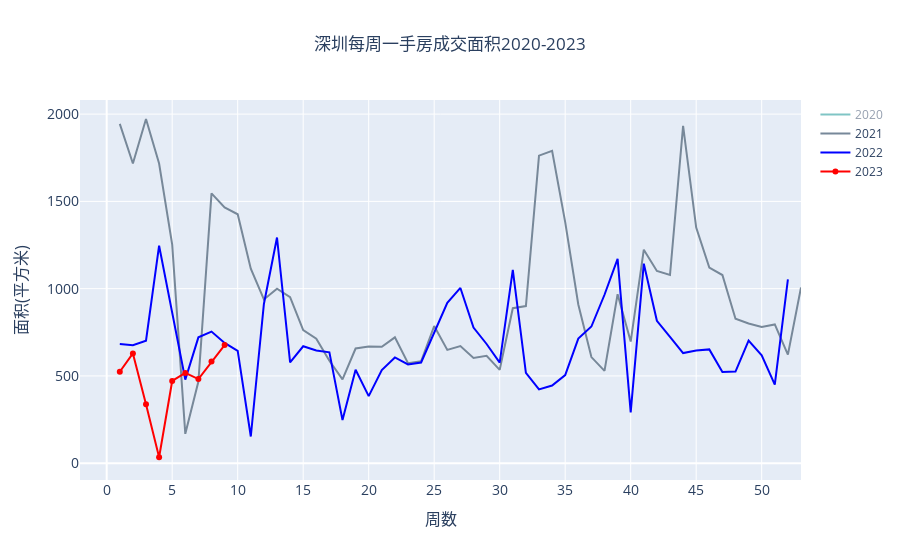

Write notebook code for a chart like this one.
### Code cell
# fig.update_layout(barmode='group')
fig.update_layout(title_text='深圳每周一手房成交面积2020-2023', title_x=0.5,
                 yaxis=dict(
        title='面积(平方米)',
        titlefont_size=16,
        tickfont_size=14),
                 xaxis=dict(
        title='周数',
        titlefont_size=16,
        tickfont_size=14, 
        dtick = 5))

### Figure 1 — Plotly figure (JSON) as saved in the notebook; plotly's stock layout.template omitted (floating-point values rounded to 4 significant figures)
{"data": [{"marker": {"color": "darkcyan"}, "name": "2020", "type": "scatter", "visible": "legendonly", "x": [1, 2, 3, 4, 6, 7, 8, 9, 10, 11, 12, 13, 14, 15, 16, 17, 18, 19, 20, 21, 22, 23, 24, 25, 26, 27, 28, 29, 30, 31, 32, 33, 34, 35, 36, 37, 38, 39, 40, 41, 42, 43, 44, 45, 46, 47, 48, 49, 50, 51, 52, 53], "y": [774, 1178, 813, 58, 90, 99, 284, 413, 775, 833, 792, 569, 818, 811, 773, 697, 714, 556, 860, 759, 732, 1089, 750, 704, 605, 827, 949, 873, 562, 833, 1036, 908, 929, 748, 962, 1410, 1354, 908, 576, 552, 1279, 1379, 1373, 1464, 1578, 1540, 1404, 1380, 1536, 1163, 902, 450]}, {"marker": {"color": "lightslategray"}, "name": "2021", "type": "scatter", "x": [1, 2, 3, 4, 5, 6, 7, 8, 9, 10, 11, 12, 13, 14, 15, 16, 17, 18, 19, 20, 21, 22, 23, 24, 25, 26, 27, 28, 29, 30, 31, 32, 33, 34, 35, 36, 37, 38, 39, 40, 41, 42, 43, 44, 45, 46, 47, 48, 49, 50, 51, 52, 53], "y": [1944, 1717, 1972, 1717, 1252, 168, 468, 1546, 1465, 1426, 1114, 938, 1000, 951, 763, 713, 587, 480, 657, 669, 667, 721, 573, 584, 786, 649, 671, 603, 615, 535, 888, 900, 1762, 1790, 1381, 909, 608, 529, 968, 697, 1223, 1101, 1078, 1933, 1350, 1121, 1078, 828, 800, 781, 795, 622, 1007]}, {"marker": {"color": "blue"}, "name": "2022", "type": "scatter", "x": [1, 2, 3, 4, 6, 7, 8, 9, 10, 11, 12, 13, 14, 15, 16, 17, 18, 19, 20, 21, 22, 23, 24, 25, 26, 27, 28, 29, 30, 31, 32, 33, 34, 35, 36, 37, 38, 39, 40, 41, 42, 43, 44, 45, 46, 47, 48, 49, 50, 51, 52], "y": [683, 676, 702, 1246, 479, 721, 754, 689, 643, 153, 912, 1293, 578, 670, 646, 635, 247, 535, 384, 534, 606, 566, 577, 747, 919, 1004, 777, 683, 576, 1107, 517, 423, 445, 505, 714, 783, 965, 1171, 291, 1143, 816, 724, 631, 645, 652, 522, 525, 702, 618, 450, 1053]}, {"marker": {"color": "red"}, "name": "2023", "type": "scatter", "x": [1, 2, 3, 4, 5, 6, 7, 8, 9], "y": [524, 629, 337, 34, 471, 517, 482, 583, 677]}], "layout": {"barmode": "group", "title": {"text": "深圳每周一手房成交面积2020-2023", "x": 0.5}, "xaxis": {"dtick": 5, "tickfont": {"size": 14}, "title": {"font": {"size": 16}, "text": "周数"}}, "yaxis": {"tickfont": {"size": 14}, "title": {"font": {"size": 16}, "text": "面积(平方米)"}}}}
